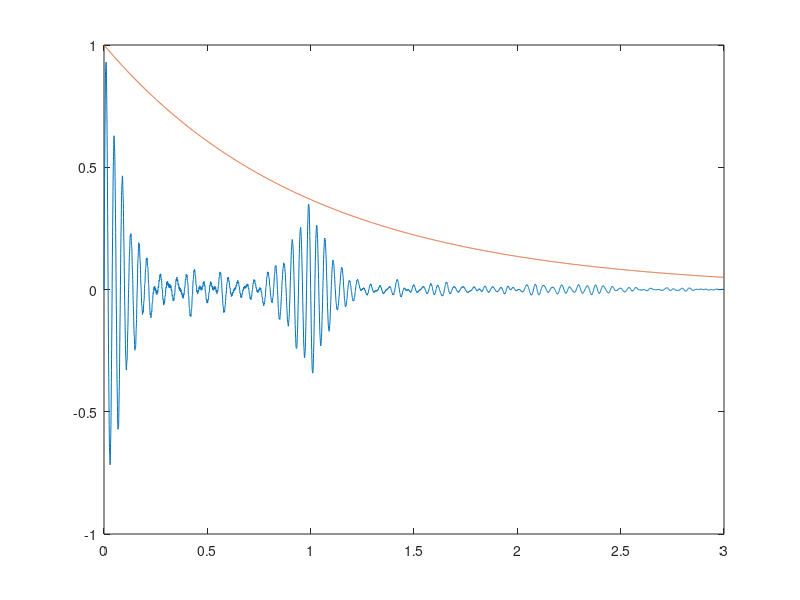

This chart was generated by the following MATLAB code:
clc
clear

%% Free procession with relaxation
% Author: Imraj Singh 03/11/2020

% Given parameters

% Prescribe T1
T2 = 1;
T1 = T2 * 2;

% Precession frequency
Onum = 100;
tsamp = 1001;
omega0 = 50 * pi;
deltaomega = 0;%omega0/100;
delta = 10;
omegaovector = omega0+deltaomega+delta*tan(pi*(rand(Onum,1)-1/2));

time = linspace(0, .5, tsamp);
signal = zeros(tsamp,Onum);
signal2 = zeros(tsamp,Onum);
signalres = zeros(tsamp,1);
signalres2 = zeros(tsamp,1);

for i=1:tsamp
    signal(i,:) = exp(-time(i)/T2)*sin(omegaovector*time(i));
    signalres(i) = sum(signal(i,:));
end

%plot(time,signal/Onum)
time3 = linspace(.5, 3, (tsamp*3-2));
time2 = linspace(.5, -2, (tsamp*3-2));
for i=1:(tsamp*3-2)
    signal2(i,:) = exp(-time3(i)/T2)*sin(omegaovector*time2(i));
    signalres2(i) = sum(signal2(i,:));
end

FinalSignal = [signalres; signalres2];
FinalTime = [time, time3];

figure
plot(FinalTime,FinalSignal/Onum)
hold on
plot(FinalTime,exp(-FinalTime/T2))



